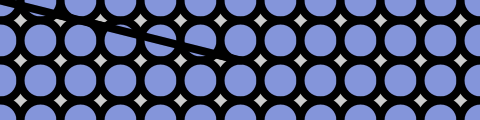
Frame 1 (no input)
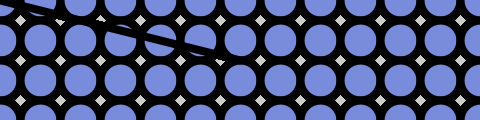
Frame 60 (the mouse pressed at the canvas centre just before this capture)
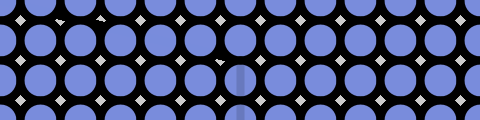
Frame 120 (the mouse held since frame 60 and released just before this capture)

The Processing sketch that drew these frames (run headless with seeded random() and noise(); from frame 60 on, the mouse is pressed at the canvas centre):

// Processing sketch: processing_23011
// ── processing_23011.pde

void setup(){
size(480,120);
smooth();

}
void draw(){

if (mouseX > 240) {
for (int y = 0; y <= height; y +=40){
for (int x = 0; x <= width; x += 40){
fill (250,140,220,220); //fillin arvot red, green, blue ja alpha
ellipse (x, y, 40, 40);
 }
 }
 }
 else {
 strokeWeight(8);
 line (mouseX,mouseY,240,mouseY+60);
 for (int y = 0; y <= height; y +=40){
for (int x = 0; x <= width; x += 40){
fill (120,140,220,220); //fillin arvot red, green, blue ja alpha
ellipse (x, y, 40, 40);
}
}

 
 if (mouseX > 240){
  strokeWeight(8);
 fill(229,29,33);
 line (mouseX,mouseY,240,60);
 }              
 else{
  strokeWeight(8);
 fill(100,29,255);
 line (mouseX,mouseY,240,60);
 }
 }
 }
